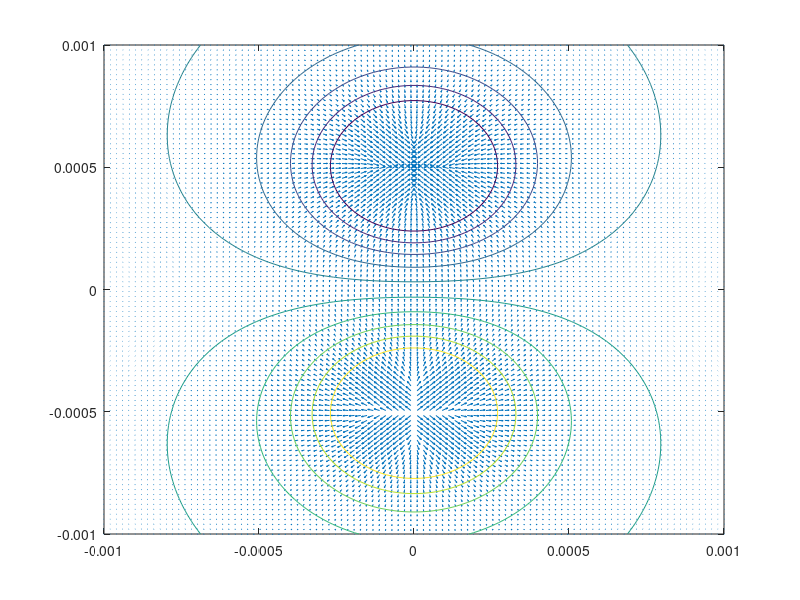

Here is the MATLAB script that generated this plot:
clear all ;
d = 0.5*10^-3 ;
x = linspace(-2*d,2*d,100) ;
y = linspace(-2*d,2*d,100) ;
[X,Y] = meshgrid(x,y) ;
e0 = 8.85*10^-12 ;

I1 = 1*10^-9 ; 
A1 = I1./(4*pi*e0)./(X.^2+(Y+d).^2).^(3/2) ; 
Ex1 = A1 .* X ; 
Ey1 = A1 .* (Y+d) ; 

I2 = -1*10^-9 ; 
A2 = I2./(4*pi*e0)./(X.^2+(Y-d).^2).^(3/2) ; 
Ex2 = A2 .* X ; 
Ey2 = A2 .* (Y-d) ; 

Ex = Ex1 + Ex2 ;
Ey = Ey1 + Ey2 ;

phi1 = I1./(4*pi*e0.*(X.^2+(Y+d).^2)) ;
phi2 = I2./(4*pi*e0.*(X.^2+(Y-d).^2)) ;
phi = phi1 + phi2 ;

figure(1) ;
quiver(X,Y,tanh(Ex/10^8),tanh(Ey/10^8)) ; 
hold on
contour(X,Y,tanh(phi/10^8)) ;
